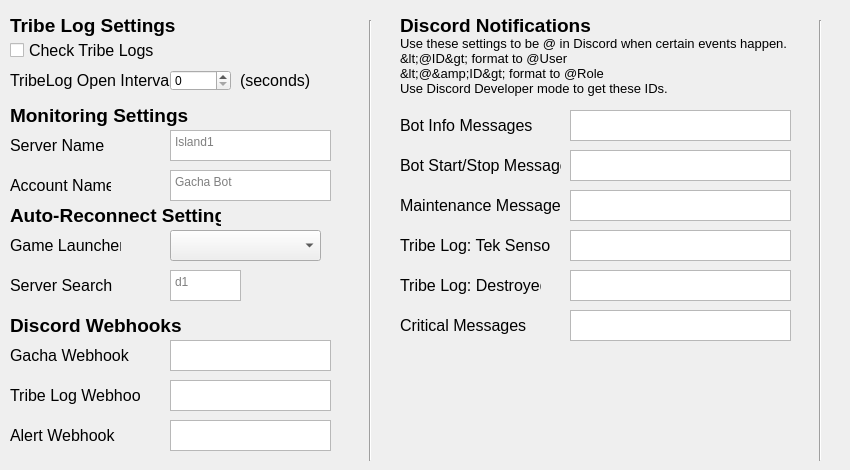
    <widget class="QWidget" name="gachaBotUITabMonitoring">
     <attribute name="title">
      <string>Monitoring</string>
     </attribute>
     <widget class="QTextEdit" name="inputTag5">
      <property name="geometry">
       <rect>
        <x>570</x>
        <y>310</y>
        <width>221</width>
        <height>31</height>
       </rect>
      </property>
      <property name="toolTip">
       <string>@ for Critical messages.
Not currently used so you can leave this blank.
Reserved for future functionality.</string>
      </property>
      <property name="verticalScrollBarPolicy">
       <enum>Qt::ScrollBarAlwaysOff</enum>
      </property>
      <property name="horizontalScrollBarPolicy">
       <enum>Qt::ScrollBarAlwaysOff</enum>
      </property>
      <property name="tabChangesFocus">
       <bool>true</bool>
      </property>
      <property name="lineWrapMode">
       <enum>QTextEdit::NoWrap</enum>
      </property>
      <property name="acceptRichText">
       <bool>false</bool>
      </property>
      <property name="placeholderText">
       <string/>
      </property>
     </widget>
     <widget class="QLabel" name="labelTag3">
      <property name="geometry">
       <rect>
        <x>400</x>
        <y>230</y>
        <width>151</width>
        <height>31</height>
       </rect>
      </property>
      <property name="font">
       <font>
        <pointsize>12</pointsize>
       </font>
      </property>
      <property name="text">
       <string>Tribe Log: Tek Sensor</string>
      </property>
     </widget>
     <widget class="QTextEdit" name="inputAlertWebhook">
      <property name="geometry">
       <rect>
        <x>170</x>
        <y>420</y>
        <width>161</width>
        <height>31</height>
       </rect>
      </property>
      <property name="toolTip">
       <string>An Administrator in your tribe Discord must get this link for you.
This is the channel to post alerts when tek sensors are triggered or anything is destroyed.
Leave blank to disable using this webhook.</string>
      </property>
      <property name="verticalScrollBarPolicy">
       <enum>Qt::ScrollBarAlwaysOff</enum>
      </property>
      <property name="horizontalScrollBarPolicy">
       <enum>Qt::ScrollBarAlwaysOff</enum>
      </property>
      <property name="tabChangesFocus">
       <bool>true</bool>
      </property>
      <property name="lineWrapMode">
       <enum>QTextEdit::NoWrap</enum>
      </property>
      <property name="acceptRichText">
       <bool>false</bool>
      </property>
      <property name="placeholderText">
       <string/>
      </property>
     </widget>
     <widget class="QLabel" name="label_36">
      <property name="geometry">
       <rect>
        <x>10</x>
        <y>380</y>
        <width>131</width>
        <height>31</height>
       </rect>
      </property>
      <property name="font">
       <font>
        <pointsize>12</pointsize>
       </font>
      </property>
      <property name="text">
       <string>Tribe Log Webhook</string>
      </property>
     </widget>
     <widget class="QLabel" name="label_TribeLogInterval_2">
      <property name="geometry">
       <rect>
        <x>10</x>
        <y>70</y>
        <width>171</width>
        <height>21</height>
       </rect>
      </property>
      <property name="font">
       <font>
        <pointsize>12</pointsize>
       </font>
      </property>
      <property name="text">
       <string>TribeLog Open Interval</string>
      </property>
     </widget>
     <widget class="QTextEdit" name="inputTag3">
      <property name="geometry">
       <rect>
        <x>570</x>
        <y>230</y>
        <width>221</width>
        <height>31</height>
       </rect>
      </property>
      <property name="toolTip">
       <string>@ for when a Tek Sensor is triggered.

You can use a general @ like @here or @everyone. Or just @ a specific role.</string>
      </property>
      <property name="verticalScrollBarPolicy">
       <enum>Qt::ScrollBarAlwaysOff</enum>
      </property>
      <property name="horizontalScrollBarPolicy">
       <enum>Qt::ScrollBarAlwaysOff</enum>
      </property>
      <property name="tabChangesFocus">
       <bool>true</bool>
      </property>
      <property name="lineWrapMode">
       <enum>QTextEdit::NoWrap</enum>
      </property>
      <property name="acceptRichText">
       <bool>false</bool>
      </property>
      <property name="placeholderText">
       <string/>
      </property>
     </widget>
     <widget class="QTextEdit" name="inputTag2">
      <property name="geometry">
       <rect>
        <x>570</x>
        <y>190</y>
        <width>221</width>
        <height>31</height>
       </rect>
      </property>
      <property name="toolTip">
       <string>@ the person responsible for maintaing the tower.

This will @ them whenever the bot cannot reach a gacha or tower problems are detected.</string>
      </property>
      <property name="verticalScrollBarPolicy">
       <enum>Qt::ScrollBarAlwaysOff</enum>
      </property>
      <property name="horizontalScrollBarPolicy">
       <enum>Qt::ScrollBarAlwaysOff</enum>
      </property>
      <property name="tabChangesFocus">
       <bool>true</bool>
      </property>
      <property name="lineWrapMode">
       <enum>QTextEdit::NoWrap</enum>
      </property>
      <property name="acceptRichText">
       <bool>false</bool>
      </property>
      <property name="placeholderText">
       <string/>
      </property>
     </widget>
     <widget class="QTextEdit" name="inputTag4">
      <property name="geometry">
       <rect>
        <x>570</x>
        <y>270</y>
        <width>221</width>
        <height>31</height>
       </rect>
      </property>
      <property name="toolTip">
       <string>@ for when something Destroyed in the Tribe Log.
You can use a general @ like @here or @everyone. Or just @ a specific role.</string>
      </property>
      <property name="verticalScrollBarPolicy">
       <enum>Qt::ScrollBarAlwaysOff</enum>
      </property>
      <property name="horizontalScrollBarPolicy">
       <enum>Qt::ScrollBarAlwaysOff</enum>
      </property>
      <property name="tabChangesFocus">
       <bool>true</bool>
      </property>
      <property name="lineWrapMode">
       <enum>QTextEdit::NoWrap</enum>
      </property>
      <property name="acceptRichText">
       <bool>false</bool>
      </property>
      <property name="placeholderText">
       <string/>
      </property>
     </widget>
     <widget class="QLabel" name="label_37">
      <property name="geometry">
       <rect>
        <x>10</x>
        <y>420</y>
        <width>141</width>
        <height>31</height>
       </rect>
      </property>
      <property name="font">
       <font>
        <pointsize>12</pointsize>
       </font>
      </property>
      <property name="text">
       <string>Alert Webhook</string>
      </property>
     </widget>
     <widget class="QTextEdit" name="inputServerQuery">
      <property name="geometry">
       <rect>
        <x>170</x>
        <y>270</y>
        <width>71</width>
        <height>31</height>
       </rect>
      </property>
      <property name="toolTip">
       <string>What should the bot type in the server search bar to reconnect to your server?
On Official include the last letter of the map name and server number like d1.
On Small Tribes include es and server number like es1.
Leave this blank to disable auto-reconnect.</string>
      </property>
      <property name="verticalScrollBarPolicy">
       <enum>Qt::ScrollBarAlwaysOff</enum>
      </property>
      <property name="horizontalScrollBarPolicy">
       <enum>Qt::ScrollBarAlwaysOff</enum>
      </property>
      <property name="tabChangesFocus">
       <bool>true</bool>
      </property>
      <property name="lineWrapMode">
       <enum>QTextEdit::NoWrap</enum>
      </property>
      <property name="acceptRichText">
       <bool>false</bool>
      </property>
      <property name="placeholderText">
       <string>d1</string>
      </property>
     </widget>
     <widget class="QLabel" name="label_38">
      <property name="geometry">
       <rect>
        <x>400</x>
        <y>110</y>
        <width>151</width>
        <height>31</height>
       </rect>
      </property>
      <property name="font">
       <font>
        <pointsize>12</pointsize>
       </font>
      </property>
      <property name="text">
       <string>Bot Info Messages</string>
      </property>
     </widget>
     <widget class="QLabel" name="label_39">
      <property name="geometry">
       <rect>
        <x>10</x>
        <y>170</y>
        <width>101</width>
        <height>31</height>
       </rect>
      </property>
      <property name="font">
       <font>
        <pointsize>12</pointsize>
       </font>
      </property>
      <property name="text">
       <string>Account Name</string>
      </property>
     </widget>
     <widget class="QLabel" name="label_GameLauncher_2">
      <property name="geometry">
       <rect>
        <x>10</x>
        <y>230</y>
        <width>111</width>
        <height>31</height>
       </rect>
      </property>
      <property name="font">
       <font>
        <pointsize>12</pointsize>
       </font>
      </property>
      <property name="text">
       <string>Game Launcher</string>
      </property>
     </widget>
     <widget class="QLabel" name="label_40">
      <property name="geometry">
       <rect>
        <x>10</x>
        <y>340</y>
        <width>131</width>
        <height>31</height>
       </rect>
      </property>
      <property name="font">
       <font>
        <pointsize>12</pointsize>
       </font>
      </property>
      <property name="text">
       <string>Gacha Webhook</string>
      </property>
     </widget>
     <widget class="QLabel" name="label_41">
      <property name="geometry">
       <rect>
        <x>400</x>
        <y>190</y>
        <width>161</width>
        <height>31</height>
       </rect>
      </property>
      <property name="font">
       <font>
        <pointsize>12</pointsize>
       </font>
      </property>
      <property name="text">
       <string>Maintenance Messages</string>
      </property>
     </widget>
     <widget class="QSpinBox" name="inputLogInterval">
      <property name="geometry">
       <rect>
        <x>170</x>
        <y>70</y>
        <width>61</width>
        <height>21</height>
       </rect>
      </property>
      <property name="toolTip">
       <string>How often should the bot check the tribe logs?
Set to 0 to check every time the bot spawns.
Set to 300 to check every 5 minutes.</string>
      </property>
      <property name="maximum">
       <number>100000</number>
      </property>
     </widget>
     <widget class="QTextEdit" name="inputTag1">
      <property name="geometry">
       <rect>
        <x>570</x>
        <y>150</y>
        <width>221</width>
        <height>31</height>
       </rect>
      </property>
      <property name="toolTip">
       <string>@ the person responsible for running the bot.

This will @ them whenever the bot crashes or needs attention.</string>
      </property>
      <property name="verticalScrollBarPolicy">
       <enum>Qt::ScrollBarAlwaysOff</enum>
      </property>
      <property name="horizontalScrollBarPolicy">
       <enum>Qt::ScrollBarAlwaysOff</enum>
      </property>
      <property name="tabChangesFocus">
       <bool>true</bool>
      </property>
      <property name="lineWrapMode">
       <enum>QTextEdit::NoWrap</enum>
      </property>
      <property name="acceptRichText">
       <bool>false</bool>
      </property>
      <property name="placeholderText">
       <string/>
      </property>
     </widget>
     <widget class="QLabel" name="label_43">
      <property name="geometry">
       <rect>
        <x>10</x>
        <y>130</y>
        <width>151</width>
        <height>31</height>
       </rect>
      </property>
      <property name="font">
       <font>
        <pointsize>12</pointsize>
       </font>
      </property>
      <property name="text">
       <string>Server Name</string>
      </property>
     </widget>
     <widget class="QCheckBox" name="checkboxTribeLogs">
      <property name="enabled">
       <bool>true</bool>
      </property>
      <property name="geometry">
       <rect>
        <x>10</x>
        <y>40</y>
        <width>251</width>
        <height>21</height>
       </rect>
      </property>
      <property name="font">
       <font>
        <pointsize>12</pointsize>
       </font>
      </property>
      <property name="toolTip">
       <string>Should the bot check tribe logs when it spawns?
If a Tribe Log Webhook is provided it will post a screenshot of logs to Discord.
If an Alert Webhook is provided it will @ in Discord when anything destroyed.</string>
      </property>
      <property name="text">
       <string>Check Tribe Logs</string>
      </property>
     </widget>
     <widget class="QTextEdit" name="inputServerName">
      <property name="geometry">
       <rect>
        <x>170</x>
        <y>130</y>
        <width>161</width>
        <height>31</height>
       </rect>
      </property>
      <property name="toolTip">
       <string>What server is the bot used on?
This is included with all messages to Discord so if a tribe runs multiple bots you know which bot is having the problem.
For example: Island1 or GenTwo</string>
      </property>
      <property name="verticalScrollBarPolicy">
       <enum>Qt::ScrollBarAlwaysOff</enum>
      </property>
      <property name="horizontalScrollBarPolicy">
       <enum>Qt::ScrollBarAlwaysOff</enum>
      </property>
      <property name="tabChangesFocus">
       <bool>true</bool>
      </property>
      <property name="lineWrapMode">
       <enum>QTextEdit::NoWrap</enum>
      </property>
      <property name="acceptRichText">
       <bool>false</bool>
      </property>
      <property name="placeholderText">
       <string>Island1</string>
      </property>
     </widget>
     <widget class="QLabel" name="label_44">
      <property name="geometry">
       <rect>
        <x>10</x>
        <y>270</y>
        <width>131</width>
        <height>31</height>
       </rect>
      </property>
      <property name="font">
       <font>
        <pointsize>12</pointsize>
       </font>
      </property>
      <property name="text">
       <string>Server Search</string>
      </property>
     </widget>
     <widget class="QComboBox" name="gameLauncherList">
      <property name="geometry">
       <rect>
        <x>170</x>
        <y>230</y>
        <width>151</width>
        <height>31</height>
       </rect>
      </property>
      <property name="toolTip">
       <string>What version of Ark is the bot using?
This changes how Ark is launched if Ark crashes.</string>
      </property>
      <property name="placeholderText" stdset="0">
       <string>Select</string>
      </property>
     </widget>
     <widget class="QTextEdit" name="inputTribeWebhook">
      <property name="geometry">
       <rect>
        <x>170</x>
        <y>380</y>
        <width>161</width>
        <height>31</height>
       </rect>
      </property>
      <property name="toolTip">
       <string>An Administrator in your tribe Discord must get this link for you.
This is the channel to post screenshots of the Tribe Log.
Leave blank to disable using this webhook.</string>
      </property>
      <property name="verticalScrollBarPolicy">
       <enum>Qt::ScrollBarAlwaysOff</enum>
      </property>
      <property name="horizontalScrollBarPolicy">
       <enum>Qt::ScrollBarAlwaysOff</enum>
      </property>
      <property name="tabChangesFocus">
       <bool>true</bool>
      </property>
      <property name="lineWrapMode">
       <enum>QTextEdit::NoWrap</enum>
      </property>
      <property name="acceptRichText">
       <bool>false</bool>
      </property>
      <property name="placeholderText">
       <string/>
      </property>
     </widget>
     <widget class="QLabel" name="label_45">
      <property name="geometry">
       <rect>
        <x>400</x>
        <y>310</y>
        <width>131</width>
        <height>31</height>
       </rect>
      </property>
      <property name="font">
       <font>
        <pointsize>12</pointsize>
       </font>
      </property>
      <property name="text">
       <string>Critical Messages</string>
      </property>
     </widget>
     <widget class="QTextEdit" name="inputGachaWebhook">
      <property name="geometry">
       <rect>
        <x>170</x>
        <y>340</y>
        <width>161</width>
        <height>31</height>
       </rect>
      </property>
      <property name="toolTip">
       <string>An Administrator in your tribe Discord must get this link for you.
This is the channel to post general messages like when the bot starts/stops, how long spent at each station, when it crashes, etc.
Leave blank to disable using this webhook.</string>
      </property>
      <property name="verticalScrollBarPolicy">
       <enum>Qt::ScrollBarAlwaysOff</enum>
      </property>
      <property name="horizontalScrollBarPolicy">
       <enum>Qt::ScrollBarAlwaysOff</enum>
      </property>
      <property name="tabChangesFocus">
       <bool>true</bool>
      </property>
      <property name="lineWrapMode">
       <enum>QTextEdit::NoWrap</enum>
      </property>
      <property name="acceptRichText">
       <bool>false</bool>
      </property>
      <property name="placeholderText">
       <string/>
      </property>
     </widget>
     <widget class="QLabel" name="label_MonitSettings_2">
      <property name="geometry">
       <rect>
        <x>10</x>
        <y>10</y>
        <width>211</width>
        <height>31</height>
       </rect>
      </property>
      <property name="font">
       <font>
        <pointsize>14</pointsize>
        <weight>75</weight>
        <bold>true</bold>
       </font>
      </property>
      <property name="text">
       <string>Tribe Log Settings</string>
      </property>
     </widget>
     <widget class="QLabel" name="label_46">
      <property name="geometry">
       <rect>
        <x>400</x>
        <y>270</y>
        <width>141</width>
        <height>31</height>
       </rect>
      </property>
      <property name="font">
       <font>
        <pointsize>12</pointsize>
       </font>
      </property>
      <property name="text">
       <string>Tribe Log: Destroyed</string>
      </property>
     </widget>
     <widget class="QTextEdit" name="inputDiscordName">
      <property name="geometry">
       <rect>
        <x>170</x>
        <y>170</y>
        <width>161</width>
        <height>31</height>
       </rect>
      </property>
      <property name="toolTip">
       <string>What account is the bot used on?
This is included with all messages to Discord so if multiple tribe members run the bot you know which account is having the problem.
For example: Gacha Bot or Tim</string>
      </property>
      <property name="verticalScrollBarPolicy">
       <enum>Qt::ScrollBarAlwaysOff</enum>
      </property>
      <property name="horizontalScrollBarPolicy">
       <enum>Qt::ScrollBarAlwaysOff</enum>
      </property>
      <property name="tabChangesFocus">
       <bool>true</bool>
      </property>
      <property name="lineWrapMode">
       <enum>QTextEdit::NoWrap</enum>
      </property>
      <property name="acceptRichText">
       <bool>false</bool>
      </property>
      <property name="placeholderText">
       <string>Gacha Bot</string>
      </property>
     </widget>
     <widget class="QTextEdit" name="inputTag0">
      <property name="geometry">
       <rect>
        <x>570</x>
        <y>110</y>
        <width>221</width>
        <height>31</height>
       </rect>
      </property>
      <property name="toolTip">
       <string>Leave this blank. This adds text to the end of every unimportant Discord message.</string>
      </property>
      <property name="verticalScrollBarPolicy">
       <enum>Qt::ScrollBarAlwaysOff</enum>
      </property>
      <property name="horizontalScrollBarPolicy">
       <enum>Qt::ScrollBarAlwaysOff</enum>
      </property>
      <property name="tabChangesFocus">
       <bool>true</bool>
      </property>
      <property name="lineWrapMode">
       <enum>QTextEdit::NoWrap</enum>
      </property>
      <property name="acceptRichText">
       <bool>false</bool>
      </property>
      <property name="placeholderText">
       <string/>
      </property>
     </widget>
     <widget class="QLabel" name="labelTag1">
      <property name="geometry">
       <rect>
        <x>400</x>
        <y>150</y>
        <width>161</width>
        <height>31</height>
       </rect>
      </property>
      <property name="font">
       <font>
        <pointsize>12</pointsize>
       </font>
      </property>
      <property name="text">
       <string>Bot Start/Stop Messages</string>
      </property>
     </widget>
     <widget class="Line" name="line_4">
      <property name="geometry">
       <rect>
        <x>360</x>
        <y>20</y>
        <width>20</width>
        <height>441</height>
       </rect>
      </property>
      <property name="orientation">
       <enum>Qt::Vertical</enum>
      </property>
     </widget>
     <widget class="QLabel" name="label_MonitSettings_3">
      <property name="geometry">
       <rect>
        <x>10</x>
        <y>100</y>
        <width>211</width>
        <height>31</height>
       </rect>
      </property>
      <property name="font">
       <font>
        <pointsize>14</pointsize>
        <weight>75</weight>
        <bold>true</bold>
       </font>
      </property>
      <property name="text">
       <string>Monitoring Settings</string>
      </property>
     </widget>
     <widget class="QLabel" name="label_MonitSettings_4">
      <property name="geometry">
       <rect>
        <x>10</x>
        <y>310</y>
        <width>211</width>
        <height>31</height>
       </rect>
      </property>
      <property name="font">
       <font>
        <pointsize>14</pointsize>
        <weight>75</weight>
        <bold>true</bold>
       </font>
      </property>
      <property name="text">
       <string>Discord Webhooks</string>
      </property>
     </widget>
     <widget class="QLabel" name="label_MonitSettings_5">
      <property name="geometry">
       <rect>
        <x>10</x>
        <y>200</y>
        <width>211</width>
        <height>31</height>
       </rect>
      </property>
      <property name="font">
       <font>
        <pointsize>14</pointsize>
        <weight>75</weight>
        <bold>true</bold>
       </font>
      </property>
      <property name="text">
       <string>Auto-Reconnect Settings</string>
      </property>
     </widget>
     <widget class="QLabel" name="label_MonitSettings_6">
      <property name="geometry">
       <rect>
        <x>400</x>
        <y>10</y>
        <width>220</width>
        <height>31</height>
       </rect>
      </property>
      <property name="font">
       <font>
        <pointsize>14</pointsize>
        <weight>75</weight>
        <bold>true</bold>
       </font>
      </property>
      <property name="text">
       <string>Discord Notifications</string>
      </property>
     </widget>
     <widget class="QLabel" name="label_4">
      <property name="geometry">
       <rect>
        <x>400</x>
        <y>30</y>
        <width>441</width>
        <height>71</height>
       </rect>
      </property>
      <property name="font">
       <font>
        <pointsize>10</pointsize>
       </font>
      </property>
      <property name="text">
       <string>Use these settings to be @ in Discord when certain events happen.
&lt;@ID&gt; format to @User
&lt;@&amp;ID&gt; format to @Role
Use Discord Developer mode to get these IDs.</string>
      </property>
     </widget>
     <widget class="Line" name="line_8">
      <property name="geometry">
       <rect>
        <x>810</x>
        <y>20</y>
        <width>20</width>
        <height>441</height>
       </rect>
      </property>
      <property name="orientation">
       <enum>Qt::Vertical</enum>
      </property>
     </widget>
     <widget class="QLabel" name="label_seedBeds_6">
      <property name="geometry">
       <rect>
        <x>240</x>
        <y>70</y>
        <width>81</width>
        <height>21</height>
       </rect>
      </property>
      <property name="font">
       <font>
        <pointsize>12</pointsize>
       </font>
      </property>
      <property name="inputMethodHints">
       <set>Qt::ImhMultiLine</set>
      </property>
      <property name="text">
       <string>(seconds)</string>
      </property>
     </widget>
    </widget>
